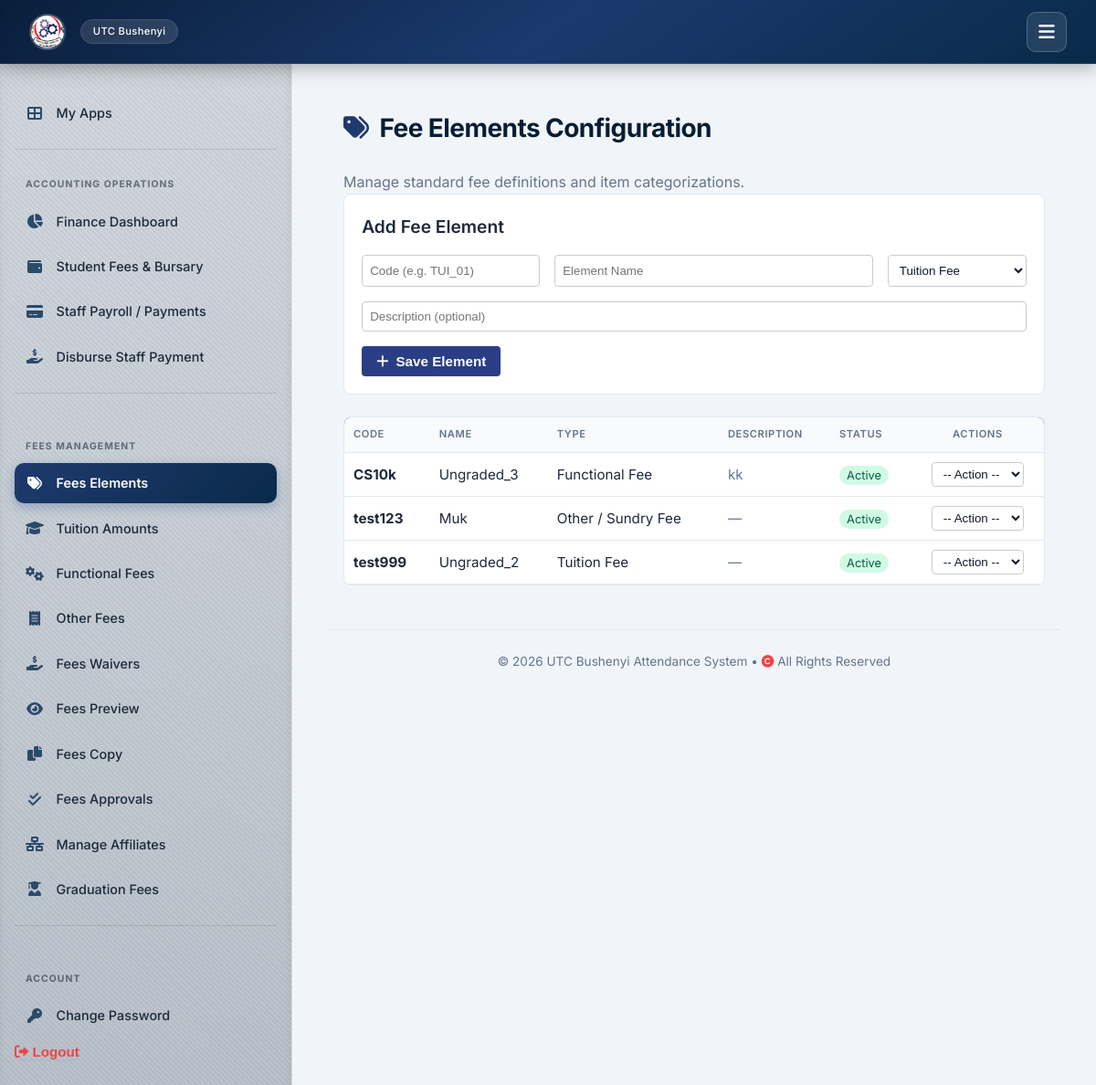
The app's page /fees/elements/ (signed in), older data.
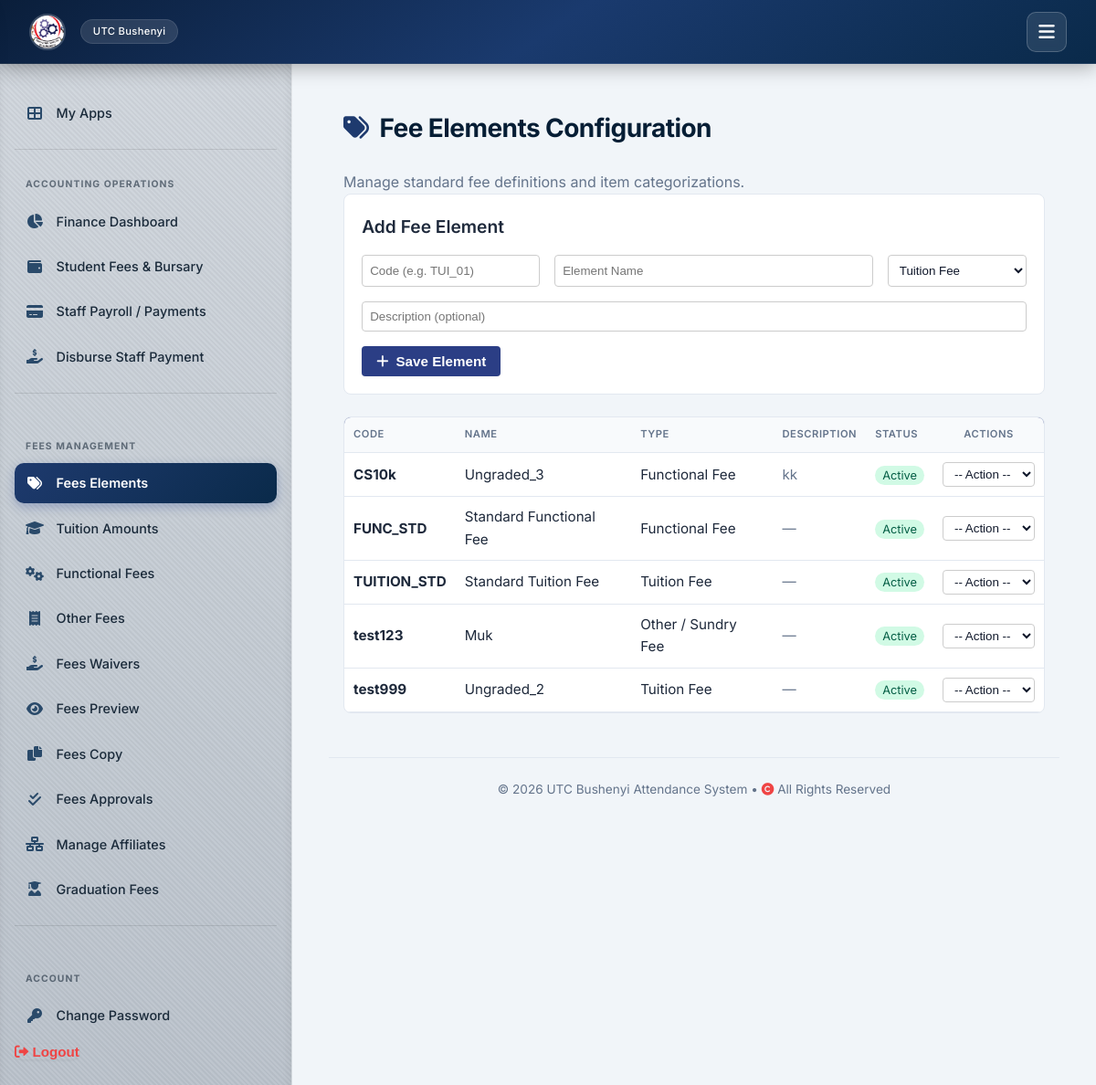
The same page, newer data.
### attendance/models.py (models this page shows, shortened)
class Institution(models.Model):
    TYPE_CHOICES = [
        ("TECHNICAL_COLLEGE", "Technical College"),
        ("UNIVERSITY", "University"),
        ("INSTITUTE", "Institute"),
        ("OTHER", "Other"),
    ]
    logo = models.ImageField(upload_to="institution_logos/", blank=True, null=True)
    name = models.CharField(max_length=255)
    institution_type = models.CharField(
        max_length=50, choices=TYPE_CHOICES, default="TECHNICAL_COLLEGE"
    )
    slogan = models.CharField(max_length=255, blank=True, null=True)
    address = models.TextField(help_text="Full location and P. O. Box address")
    telephone_1 = models.CharField(max_length=20)
    telephone_2 = models.CharField(max_length=20, blank=True, null=True)
    website = models.URLField(blank=True, null=True)
    email = models.EmailField()
    academic_units = models.CharField(
        max_length=255,
        blank=True,
        help_text="Comma-separated academic units e.g., COLLEGES, FACULTIES, DEPARTMENTS",
    )
    date_created = models.DateTimeField(auto_now_add=True)
    last_updated = models.DateTimeField(auto_now=True)

class FeeElement(models.Model):
    ELEMENT_TYPES = [
        ('TUITION', 'Tuition Fee'),
        ('FUNCTIONAL', 'Functional Fee'),
        ('OTHER', 'Other / Sundry Fee'),
        ('GRADUATION', 'Graduation Fee'),
    ]
    code = models.CharField(max_length=30, unique=True)
    name = models.CharField(max_length=255)
    fee_type = models.CharField(max_length=20, choices=ELEMENT_TYPES, default='FUNCTIONAL')
    description = models.TextField(blank=True, null=True)
    is_active = models.BooleanField(default=True)

### attendance/views_admin.py (the view, shortened to what this page needs)
# urls.py: path('fees/elements/', views_admin.fees_elements, name='fees_elements'),
@login_required
def fees_elements(request):
    elements = FeeElement.objects.all().order_by('code')
    context = {
        'elements': elements,
        'active_tab': 'elements'
    }
    return render(request, 'attendance/fees_elements.html', context)

### templates/attendance/fees_elements.html (shortened to what this page needs)
{% extends 'attendance/base.html' %}
{% block content %}
{% block sidebar %}
{% include "attendance/sidebar.html" %}
{% endblock %}
<div style="display: flex; gap: 1.5rem;">
    <div style="flex: 1; padding: 1rem;">
        <h2><i class="fas fa-tags"></i> Fee Elements Configuration</h2>
        <p style="color: var(--text-muted);">Manage standard fee definitions and item categorizations.</p>
        <div style="margin-bottom: 1.5rem; background: #ffffff; padding: 1.2rem; border-radius: 8px; border: 1px solid var(--border);">
            <h3>Add Fee Element</h3>
            <form method="POST" style="display: flex; gap: 1rem; flex-wrap: wrap; margin-top: 1rem;">
                <input type="text" name="code" placeholder="Code (e.g. TUI_01)" required style="padding: 8px; border-radius: 4px; border: 1px solid #ccc;">
                <input type="text" name="name" placeholder="Element Name" required style="padding: 8px; border-radius: 4px; border: 1px solid #ccc; flex: 1; min-width: 200px;">
                <select name="fee_type" required style="padding: 8px; border-radius: 4px; border: 1px solid #ccc;">
                    <option value="TUITION">Tuition Fee</option>
                </select>
                <input type="text" name="description" placeholder="Description (optional)" style="padding: 8px; border-radius: 4px; border: 1px solid #ccc; flex: 100%;">
                <button type="submit" class="btn" style="background: #2b3e85; color: white; padding: 8px 16px; border-radius: 4px; border: none; cursor: pointer;">
                    <i class="fas fa-plus"></i> Save Element
                </button>
            </form>
        </div>
        <div style="background: #ffffff; border: 1px solid var(--border); border-radius: 8px; overflow: hidden;">
            <table style="width: 100%; border-collapse: collapse;">
                <thead>
                    <tr style="background: #2b3e85; color: white; text-align: left;">
                        <th style="padding: 10px;">Code</th>
                        <th style="padding: 10px;">Name</th>
                        <th style="padding: 10px;">Type</th>
                        <th style="padding: 10px;">Description</th>
                        <th style="padding: 10px;">Status</th>
                        <th style="padding: 10px; text-align: center;">Actions</th>
                    </tr>
                </thead>
                <tbody>
                    {% for item in elements %}
                    <tr style="border-bottom: 1px solid #e2e8f0; color: #1e293b;">
                        <td style="padding: 10px; font-weight: bold;">{{ item.code }}</td>
                        <td style="padding: 10px;">{{ item.name }}</td>
                        <td style="padding: 10px;">{{ item.get_fee_type_display|default:item.fee_type }}</td>
                        <td style="padding: 10px; color: #64748b;">{{ item.description|default:"—" }}</td>
                        <td style="padding: 10px;">
                            {% if item.is_active %}
                            <span style="padding: 3px 8px; border-radius: 12px; font-size: 0.8rem; background: #d1fae5; color: #065f46;">Active</span>
                            {% else %}
                            <span style="padding: 3px 8px; border-radius: 12px; font-size: 0.8rem; background: #fee2e2; color: #991b1b;">Inactive</span>
                            {% endif %}
                        </td>
                        <td style="padding: 10px; text-align: center;">
                            <select onchange="handleAction(this, '{{ item.id }}', '{{ item.code|escapejs }}', '{{ item.name|escapejs }}', '{{ item.fee_type }}', '{{ item.description|default:''|escapejs }}', '{{ item.is_active|yesno:'true,false' }}')" style="padding: 4px 8px; border-radius: 4px; border: 1px solid #ccc; cursor: pointer;">
                                <option value="">-- Action --</option>
                            </select>
                        </td>
                    </tr>
                    {% empty %}
                    <tr>
                        <td colspan="6" style="padding: 20px; text-align: center; color: #64748b;">No fee elements created yet.</td>
                    </tr>
                    {% endfor %}
                </tbody>
            </table>
        </div>
    </div>
</div>
{% endblock %}

### templates/attendance/base.html (shortened to what this page needs)
{% load static %}
<!DOCTYPE html>
<html lang="en">
<head>
    <link rel="stylesheet" href="https://cdnjs.cloudflare.com/ajax/libs/font-awesome/6.0.0-beta3/css/all.min.css" />
    <link rel="stylesheet" href="{% static 'style.css' %}">
</head>
<body>
    <nav>
        <div class="nav-brand-container">
            <a href="{% url 'attendance:home' %}" class="nav-brand">
                {% if institution and institution.logo %}
                    <img src="{{ institution.logo.url }}" alt="Logo" class="nav-logo" />
                {% elif system_settings and system_settings.logo %}
                    <img src="{{ system_settings.logo.url }}" alt="Logo" class="nav-logo" />
                {% else %}
                    <i class="fas fa-graduation-cap"></i>
                {% endif %}
                <span>{% if institution %}{{ institution.name }}{% elif system_settings %}{{ system_settings.name }}{% else %}UTC Bushenyi{% endif %}</span>
            </a>
        </div>
        <button class="universal-menu-btn" id="universalMenuBtn" aria-label="Toggle menu">
            <i class="fas fa-bars"></i>
        </button>
    </nav>
    <div class="app-layout" id="appLayout">
        {% block sidebar %}{% endblock %}
        <main class="main-content">
            {% block content %}{% endblock %}
            <div class="footer">
                &copy; 2026 UTC Bushenyi Attendance System &bull; <i class="fas fa-copyright" style="color:#ef4444;"></i> All Rights Reserved
            </div>
        </main>
    </div>
</body>
</html>

### templates/attendance/sidebar.html (shortened to what this page needs)
{% load static %}
{% if user.is_authenticated %}
<aside class="sidebar" id="sidebarContainer">
    <a href="{% url 'attendance:my_apps' %}" class="sidebar-link {% if request.resolver_match.url_name == 'my_apps' %}active{% endif %}">
        <i class="fas fa-th-large"></i> My Apps
    </a>
    {% if 'students' in request.path or 'student' in request.path or request.resolver_match.url_name in 'manage_students,edit_student,delete_student,bulk_upload_students,student_dashboard,download_student_report,download_attendance_card,students_records_dashboard,residence_applications,invalid_dob_students,blocked_students,students_approvals' %}
        <span class="sidebar-divider"></span>
        <div class="sidebar-heading">Student Operations</div>
        {% if user.is_staff or user.role == 'ADMIN' %}
            <a href="{% url 'attendance:students_records_dashboard' %}" class="sidebar-link {% if request.resolver_match.url_name == 'students_records_dashboard' %}active{% endif %}">
                <i class="fas fa-tachometer-alt"></i> Dashboard
            </a>
            <a href="{% url 'attendance:manage_students' %}" class="sidebar-link {% if request.resolver_match.url_name == 'manage_students' %}active{% endif %}">
                <i class="fas fa-users"></i> Students
            </a>
            <a href="{% url 'attendance:students_approvals' %}" class="sidebar-link {% if request.resolver_match.url_name == 'students_approvals' %}active{% endif %}">
                <i class="fas fa-user-check"></i> Student Approvals
            </a>
            <a href="{% url 'attendance:blocked_students' %}" class="sidebar-link {% if request.resolver_match.url_name == 'blocked_students' %}active{% endif %}">
                <i class="fas fa-user-slash"></i> Blocked Students
            </a>
            <a href="{% url 'attendance:invalid_dob_students' %}" class="sidebar-link {% if request.resolver_match.url_name == 'invalid_dob_students' %}active{% endif %}">
                <i class="fas fa-exclamation-triangle"></i> Invalid DOB(s)
            </a>
            <a href="{% url 'attendance:residence_applications' %}" class="sidebar-link {% if request.resolver_match.url_name == 'residence_applications' %}active{% endif %}">
                <i class="fas fa-home"></i> RESIDENCE APPLICATIONS
            </a>
        {% else %}
            <a href="{% url 'attendance:manage_students' %}" class="sidebar-link {% if request.resolver_match.url_name == 'manage_students' %}active{% endif %}">
                <i class="fas fa-users"></i> All Students List
            </a>
        {% endif %}
    {% elif 'finance' in request.path or 'fees' in request.path or 'staff-payments' in request.path or 'accountant' in request.path or request.resolver_match.url_name in 'accountant_dashboard,fees_dashboard,staff_payments_dashboard,record_payment_attempt,disburse_payment,confirm_student_payment,edit_fee_transaction,delete_fee_transaction,edit_staff_payment,delete_staff_payment,fees_elements,tuition_amounts,functional_fees,other_fees,fees_waivers,fees_preview,fees_copy,fees_approvals,manage_affiliates,graduation_fees' %}
        <span class="sidebar-divider"></span>
        <div class="sidebar-heading">Accounting Operations</div>
        {% if user.role == 'ACCOUNTANT' or user.role == 'ADMIN' or user.is_staff %}
            <a href="{% url 'attendance:accountant_dashboard' %}" class="sidebar-link {% if request.resolver_match.url_name == 'accountant_dashboard' %}active{% endif %}">
                <i class="fas fa-chart-pie"></i> Finance Dashboard
            </a>
        {% endif %}
        <a href="{% url 'attendance:fees_dashboard' %}" class="sidebar-link {% if request.resolver_match.url_name == 'fees_dashboard' %}active{% endif %}">
            <i class="fas fa-wallet"></i> Student Fees & Bursary
        </a>
        <a href="{% url 'attendance:staff_payments_dashboard' %}" class="sidebar-link {% if request.resolver_match.url_name == 'staff_payments_dashboard' %}active{% endif %}">
            <i class="fas fa-credit-card"></i> Staff Payroll / Payments
        </a>
        {% if user.role == 'ACCOUNTANT' or user.role == 'ADMIN' or user.is_staff %}
            <a href="{% url 'attendance:disburse_payment' %}" class="sidebar-link {% if request.resolver_match.url_name == 'disburse_payment' %}active{% endif %}">
                <i class="fas fa-hand-holding-usd"></i> Disburse Staff Payment
            </a>
        {% endif %}
        <span class="sidebar-divider"></span>
        <div class="sidebar-heading">Fees Management</div>
        <a href="{% url 'attendance:fees_elements' %}" class="sidebar-link {% if request.resolver_match.url_name == 'fees_elements' or active_tab == 'elements' %}active{% endif %}">
            <i class="fas fa-tags"></i> Fees Elements
        </a>
        <a href="{% url 'attendance:tuition_amounts' %}" class="sidebar-link {% if request.resolver_match.url_name == 'tuition_amounts' or active_tab == 'tuition' %}active{% endif %}">
            <i class="fas fa-graduation-cap"></i> Tuition Amounts
        </a>
        <a href="{% url 'attendance:functional_fees' %}" class="sidebar-link {% if request.resolver_match.url_name == 'functional_fees' or active_tab == 'functional' %}active{% endif %}">
            <i class="fas fa-cogs"></i> Functional Fees
        </a>
        <a href="{% url 'attendance:other_fees' %}" class="sidebar-link {% if request.resolver_match.url_name == 'other_fees' or active_tab == 'other' %}active{% endif %}">
            <i class="fas fa-receipt"></i> Other Fees
        </a>
        <a href="{% url 'attendance:fees_waivers' %}" class="sidebar-link {% if request.resolver_match.url_name == 'fees_waivers' or active_tab == 'waivers' %}active{% endif %}">
            <i class="fas fa-hand-holding-usd"></i> Fees Waivers
        </a>
        <a href="{% url 'attendance:fees_preview' %}" class="sidebar-link {% if request.resolver_match.url_name == 'fees_preview' or active_tab == 'preview' %}active{% endif %}">
            <i class="fas fa-eye"></i> Fees Preview
        </a>
        <a href="{% url 'attendance:fees_copy' %}" class="sidebar-link {% if request.resolver_match.url_name == 'fees_copy' or active_tab == 'copy' %}active{% endif %}">
            <i class="fas fa-copy"></i> Fees Copy
        </a>
        <a href="{% url 'attendance:fees_approvals' %}" class="sidebar-link {% if request.resolver_match.url_name == 'fees_approvals' or active_tab == 'approvals' %}active{% endif %}">
            <i class="fas fa-check-double"></i> Fees Approvals
        </a>
        <a href="{% url 'attendance:manage_affiliates' %}" class="sidebar-link {% if request.resolver_match.url_name == 'manage_affiliates' or active_tab == 'affiliates' %}active{% endif %}">
            <i class="fas fa-network-wired"></i> Manage Affiliates
        </a>
        <a href="{% url 'attendance:graduation_fees' %}" class="sidebar-link {% if request.resolver_match.url_name == 'graduation_fees' or active_tab == 'graduation' %}active{% endif %}">
            <i class="fas fa-user-graduate"></i> Graduation Fees
        </a>
    {% endif %}
    <span class="sidebar-divider"></span>
    <div class="sidebar-heading">Account</div>
    <a href="{% url 'attendance:change_password' %}" class="sidebar-link {% if request.resolver_match.url_name == 'change_password' %}active{% endif %}">
        <i class="fas fa-key"></i> Change Password
    </a>
    <form method="POST" action="{% url 'attendance:logout' %}" style="display: inline;">
        <button type="submit" class="nav-link btn btn-link" style="display: inline; border: none; background: none; padding: 0; color:var(--danger); cursor: pointer;">
            <i class="fas fa-sign-out-alt"></i> Logout
        </button>
    </form>
</aside>
{% endif %}

Row changes from the older to the newer data that the page shows:
added FeeElement: code "FUNC_STD", name "Standard Functional Fee", fee_type "Functional Fee", description "—", shows "Active"
added FeeElement: code "TUITION_STD", name "Standard Tuition Fee", fee_type "Tuition Fee", description "—", shows "Active"
